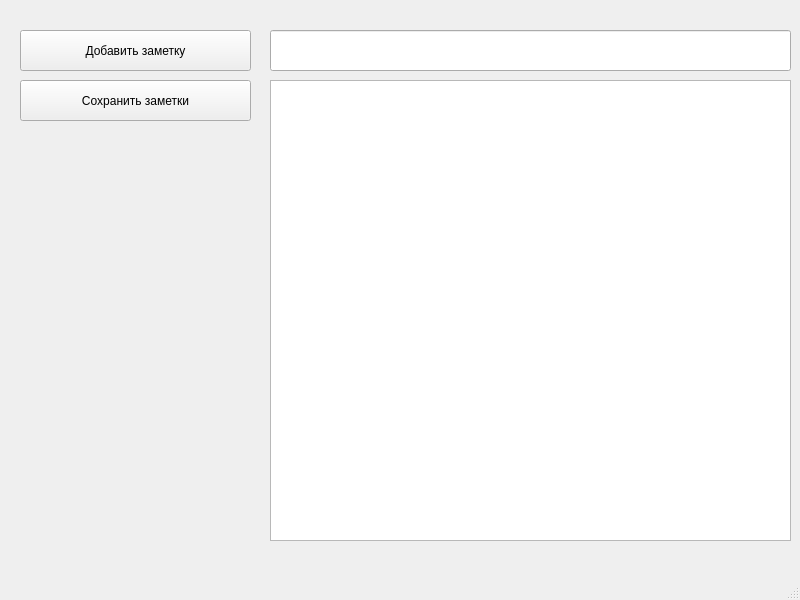
<?xml version="1.0" encoding="UTF-8"?>
<ui version="4.0">
 <class>MainWindow</class>
 <widget class="QMainWindow" name="MainWindow">
  <property name="enabled">
   <bool>true</bool>
  </property>
  <property name="geometry">
   <rect>
    <x>0</x>
    <y>0</y>
    <width>800</width>
    <height>600</height>
   </rect>
  </property>
  <property name="windowTitle">
   <string>MainWindow</string>
  </property>
  <widget class="QWidget" name="centralwidget">
   <widget class="QPushButton" name="addButton">
    <property name="geometry">
     <rect>
      <x>20</x>
      <y>30</y>
      <width>231</width>
      <height>41</height>
     </rect>
    </property>
    <property name="text">
     <string>Добавить заметку</string>
    </property>
   </widget>
   <widget class="QWidget" name="verticalLayoutWidget">
    <property name="geometry">
     <rect>
      <x>20</x>
      <y>130</y>
      <width>231</width>
      <height>401</height>
     </rect>
    </property>
    <layout class="QVBoxLayout" name="notesLayout"/>
   </widget>
   <widget class="QPlainTextEdit" name="contentEdit">
    <property name="geometry">
     <rect>
      <x>270</x>
      <y>80</y>
      <width>521</width>
      <height>461</height>
     </rect>
    </property>
   </widget>
   <widget class="QPushButton" name="saveButton">
    <property name="geometry">
     <rect>
      <x>20</x>
      <y>80</y>
      <width>231</width>
      <height>41</height>
     </rect>
    </property>
    <property name="text">
     <string>Сохранить заметки</string>
    </property>
   </widget>
   <widget class="QLineEdit" name="titleEdit">
    <property name="geometry">
     <rect>
      <x>270</x>
      <y>30</y>
      <width>521</width>
      <height>41</height>
     </rect>
    </property>
   </widget>
  </widget>
  <widget class="QMenuBar" name="menubar">
   <property name="geometry">
    <rect>
     <x>0</x>
     <y>0</y>
     <width>800</width>
     <height>21</height>
    </rect>
   </property>
  </widget>
  <widget class="QStatusBar" name="statusbar"/>
 </widget>
 <resources/>
 <connections/>
</ui>
